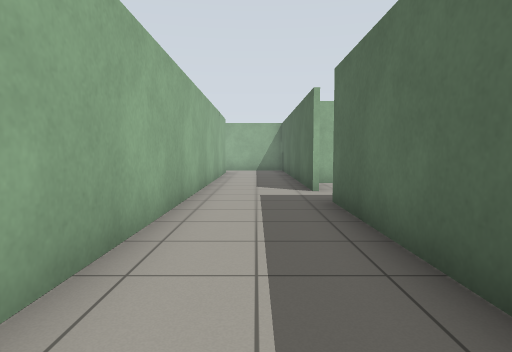
View 1 (above)

13 first-person views from a walk through a Gazebo world. The camera is 0.94 m above the floor, tilts 4° down and sees 75° across. The floor is counted in squares, 1 m on a side. Each view is taken from the middle of a square. On the plan, view 1 faces up. The plan holds only what a view shows up to about 12 squares ahead; the rest is blank.

View 2
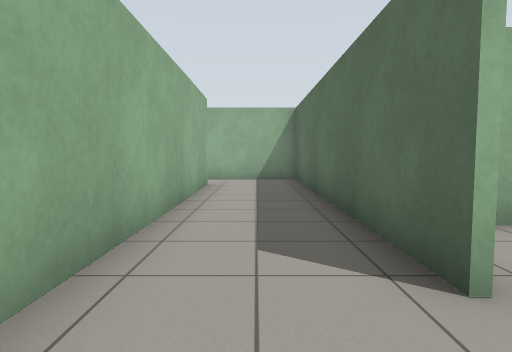

View 3
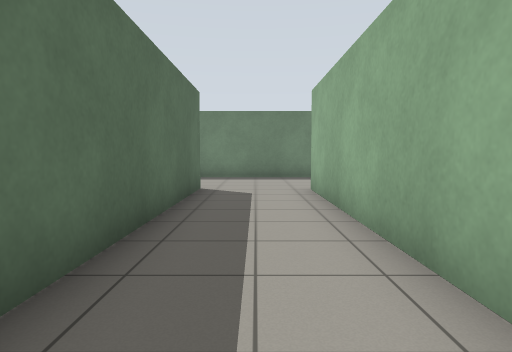

View 4
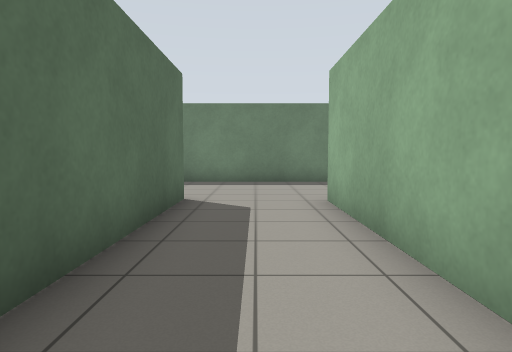

View 5
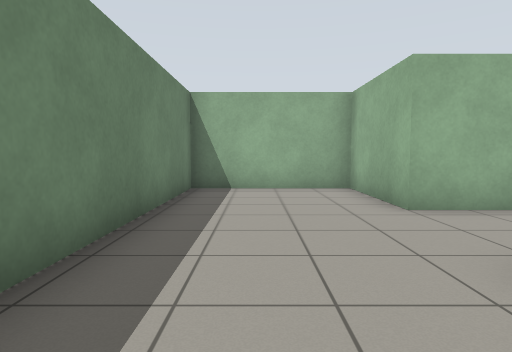

View 6
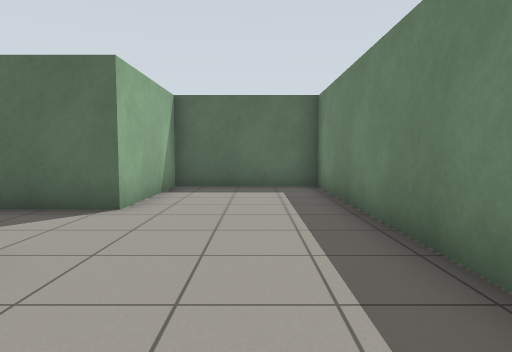

View 7
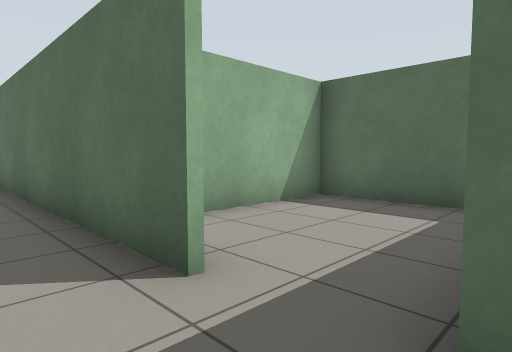

View 8
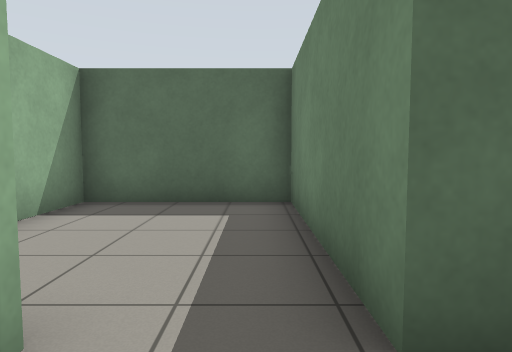

View 9
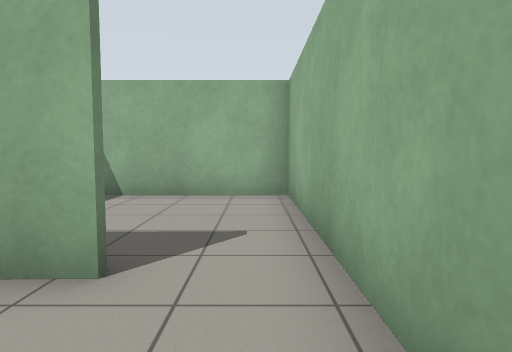

View 10
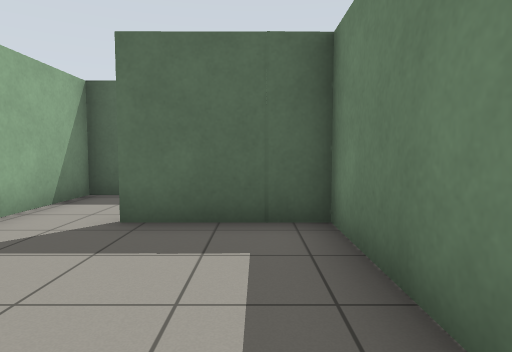

View 11
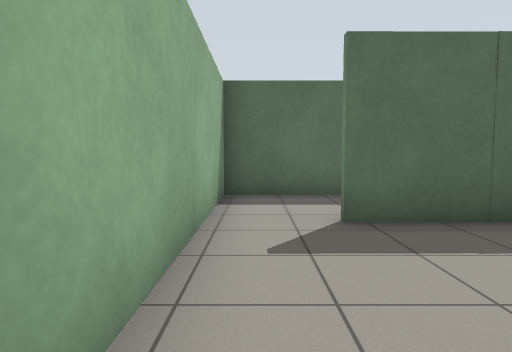

View 12
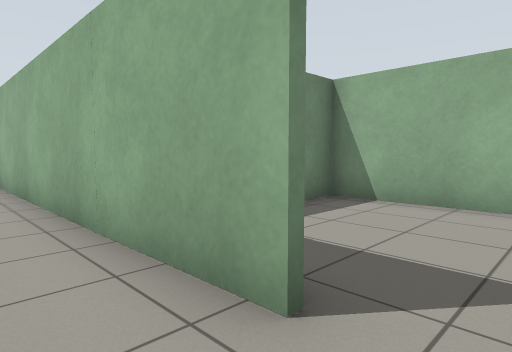

View 13
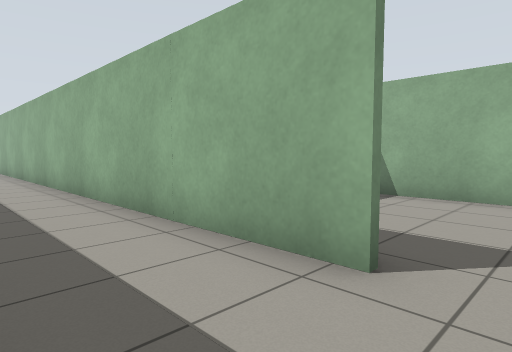

### Floor plan
Ten units are one square. View 1 is at (0, 0); x grows to the right and y downward. Boxes are objects, and circles mark ways between rooms. Rooms are numbered by the first view taken in them; rooms with no view inside come last. Other rooms are left out.
<svg viewBox="-68 -182 136 254">
<path fill="none" stroke="#000" d="M15 -80 15 -177 -14 -177M-14 -159 -14 25 -48 25 -48 67 52 67 52 28 15 28 15 -63M-14 -177 -63 -177 -63 -130 -16 -130 -16 -159M15 -63 63 -63 63 -103 19 -103"/>
<circle cx="-20" cy="-165" r="3" fill="#2a7"/>
<circle cx="20" cy="-75" r="3" fill="#2a7"/>
<text x="0" y="-30">1</text>
<text x="-40" y="-160">2</text>
<text x="40" y="-90">3</text>
</svg>
Room 1 opens to room 2. Room 1 opens to room 3.

Where each view was taken, in squares from view 1:
view 1: 0 up, 0 right, facing up
view 2: 6 up, 0 right, facing up
view 3: 6 up, 0 right, facing down
view 4: 4 up, 0 right, facing down
view 5: 5 down, 4 right, facing left
view 6: 5 down, 4 left, facing right
view 7: 6 up, 0 right, facing up-right
view 8: 7 up, 0 right, facing right
view 9: 17 up, 1 right, facing left
view 10: 14 up, 6 left, facing right
view 11: 17 up, 6 left, facing right
view 12: 17 up, 0 right, facing down-left
view 13: 17 up, 1 right, facing down-left
